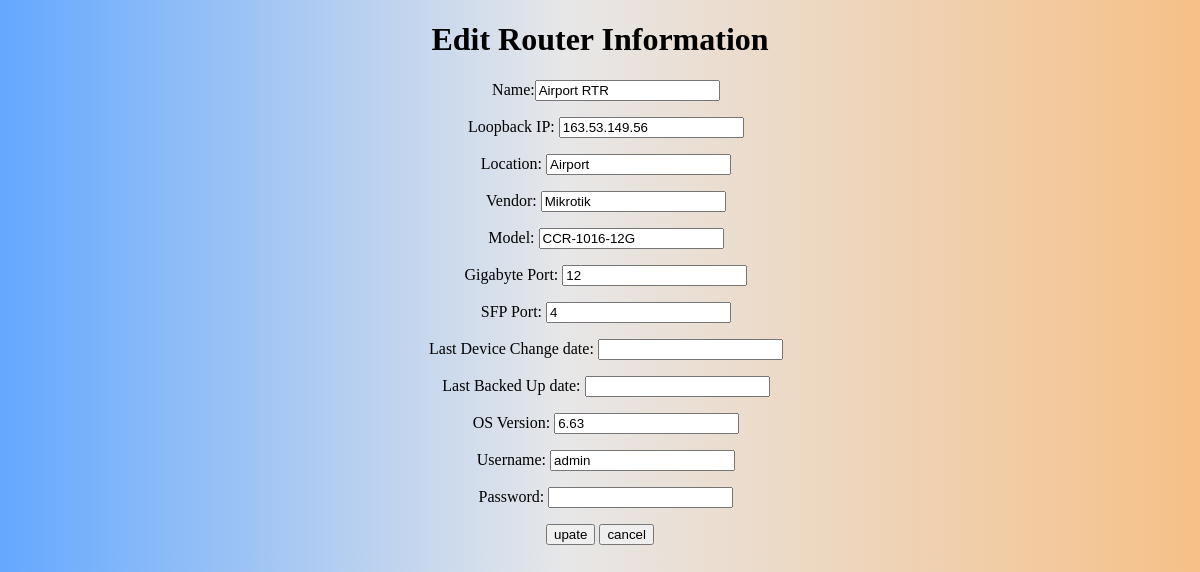
Page /edit.php?router_id=1 (signed in) on the committed database.
### tables this page shows
CREATE TABLE `routers` (
  `router_id` int(11) NOT NULL,
  `name` varchar(128) DEFAULT NULL,
  `loopback_ip_add` varchar(128) DEFAULT NULL,
  `location` varchar(128) DEFAULT NULL,
  `vendor` varchar(128) DEFAULT NULL,
  `device_model` varchar(128) DEFAULT NULL,
  `number_of_port` int(11) DEFAULT NULL,
  `number_of_sfp` int(11) DEFAULT NULL,
  `last_changed` varchar(128) DEFAULT NULL,
  `last_backup` varchar(128) DEFAULT NULL,
  `OS_version` varchar(128) DEFAULT NULL,
  `user` varchar(128) DEFAULT NULL,
  `pass` varchar(128) DEFAULT NULL
);

### edit.php (the view, shortened to what this page needs)
<?php
require_once "pdo.php";
$sql_update = "SELECT * FROM routers WHERE router_id=".$_GET['router_id'];
$statement = $pdo->query($sql_update);
$row = $statement->fetch(PDO::FETCH_ASSOC);
$rname=$row['name'];
$lo=$row['loopback_ip_add'];
$loc=$row['location'];
$vendor=$row['vendor'];
$model=$row['device_model'];
$gport=$row['number_of_port'];
$sfp=$row['number_of_sfp'];
$change=$row['last_changed'];
$backup=$row['last_backup'];
$os=$row['OS_version'];
$user = $row['user'];
$pass = $row['pass'];
?>
<!DOCTYPE html>
<html>
<head>
  <link rel="stylesheet" href="css/main.css">
</head>
<body>
  <h1>Edit Router Information</h1>
  <form method="post">
    <p>Name:<input type="text" name="name" value = "<?= $rname ?>"></p>
    <p>Loopback IP: <input type="text" name="lo" value = "<?= $lo ?>"></p>
    <p>Location: <input type="text" name="loc" value = "<?= $loc ?>"></p>
    <p>Vendor: <input type="text" name="vendor" value = "<?= $vendor ?>"></p>
    <p>Model: <input type="text" name="model" value = "<?= $model ?>"></p>
    <p>Gigabyte Port: <input type="text" name="gport" value = "<?= $gport ?>"></p>
    <p>SFP Port: <input type="text" name="sfp" value = "<?= $sfp ?>"></p>
    <p>Last Device Change date: <input type="text" name="change" value = "<?= $change ?>"></p>
    <p>Last Backed Up date: <input type="text" name="backup" value = "<?= $backup ?>"></p>
    <p>OS Version: <input type="text" name="os" value = "<?= $os ?>"></p>
    <p>Username: <input type="text" name="user" value ="<?= $user ?>"></p>
    <p>Password: <input type="text" name="pass" value= "<?= $pass ?>"></p>
    <input type="submit" name="update" value="upate"/>
    <input type="submit" name="cancel" value="cancel"/>
</body>

### css/main.css (style rules this page uses)
p { padding-left: 1%; }
body { background: rgb(100,168,255); background: linear-gradient(90deg, rgba(100,168,255,1) 0%, rgba(231,231,232,1) 47%, rgba(246,192,135,1) 100%); text-align: center; }

### rows in the picture
routers: name "Airport RTR", lo "163.53.149.56", loc "Airport", vendor "Mikrotik", model "CCR-1016-12G", gport "12", sfp "4", os "6.63", user "admin"
